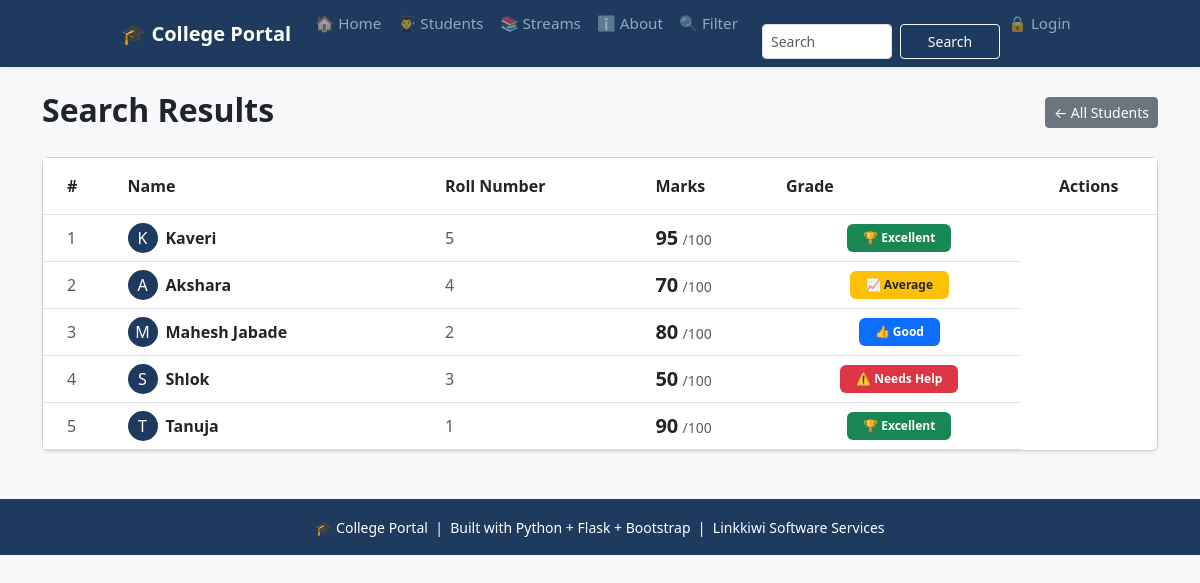
Before: /search with the older database file.
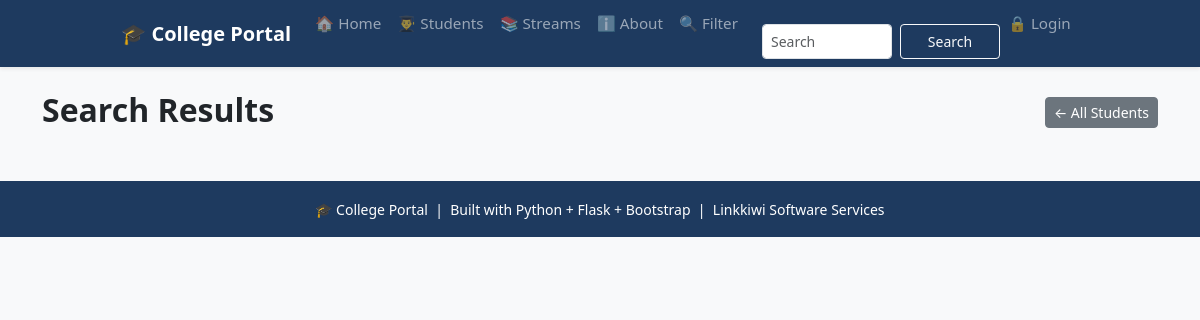
After: the same page with the newer database file.
### tables this page shows
CREATE TABLE students (
                    id INTEGER PRIMARY KEY AUTOINCREMENT,
                    name TEXT NOT NULL,
                    roll INTEGER NOT NULL,
                    marks INTEGER NOT NULL,
                    subject TEXT NOT NULL,
                    attendance INTEGER DEFAULT 0
                 );

### app.py (the view)
@app.route("/search")
def search():
    q = request.args.get('q','')
    conn = get_db()
    if q:
        students = conn.execute('''SELECT * FROM students
                                WHERE name LIKE ?
                                OR SUBJECT LIKE ?
                                OR roll LIKE ?''',
                                (f'%{q}%', f'%{q}%', f'%{q}%')).fetchall()
    else:
        students = conn.execute('SELECT * FROM students ORDER BY id DESC').fetchall()
    conn.close()
    return render_template("search.html", students=students, query=q)

### database.py (called while the page is built)
def get_db():
   conn = sqlite3.connect('myproject.db')
   conn.row_factory = sqlite3.Row  # To access columns by name
   return conn

### templates/search.html (shortened to what this page needs)
{% extends "base.html" %}
{% block content %}
<div class="d-flex justify-content-between align-items-center mb-4">
    <h2 class = "fw-bold mb-1">Search Results</h2>
    <a href = "{{url_for('students_page')}}" class = "btn btn-secondary btn-sm">
        ← All Students
        </a>
</div>
{% if students %}
<div class="card shadow-sm">
    <div class="card-body p-0">
        <div class="table-responsive">
            <table class="table table-hover mb-0">
                <thead style="background-color: #1e3a5f; color:white;">
                    <tr>
                        <th class="py-3 ps-4">#</th>
                        <th class="py-3">Name</th>
                        <th class="py-3">Roll Number</th>
                        <th class="py-3">Marks</th>
                        <th class="py-3">Grade</th>
                        <th class="py-3 text-center">Actions</th>
                    </tr>
                </thead>
                <tbody>
                    {% for student in students %}
                    <tr class="align-middle">
                        <td class="ps-4 text-muted">
                            {{ loop.index }}
                        </td>
                        <td>
                            <div class="d-flex align-items-center">
                                <div class="rounded-circle d-flex justify-content-center align-items-center me-2"
                                     style="width:30px; height:30px; background-color:#1e3a5f; color:white;">
                                    {{ student['name'][0] }}
                                </div>
                                <span class="fw-bold">{{ student['name'] }}</span>
                            </div>
                        </td>
                        <td class="text-muted">{{ student['roll'] }}</td>
                            <td>
                                <span class="fw-bold fs-5">{{ student['marks'] }}</span>
                                <span class="text-muted small">/100</span>
                            </td>
                            <td class="text-center">
                                {% if student['marks'] >= 90 %}
                                    <span class="badge bg-success px-3 py-2">
                                        🏆 Excellent
                                    </span>
                                {% elif student['marks'] >= 75 %}
                                    <span class="badge bg-primary px-3 py-2">
                                        👍 Good
                                    </span>
                                {% elif student['marks'] >= 60 %}
                                    <span class="badge bg-warning text-dark px-3 py-2">
                                        📈 Average
                                    </span>
                                {% else %}
                                    <span class="badge bg-danger px-3 py-2">
                                        ⚠️ Needs Help
                                    </span>
                                {% endif %}
                            </td>
                        </tr>
                        {% endfor %}
                </tbody>
            </table>
        </div>
    </div>
</div>
{% endif %}
{% endblock %}

Changed rows visible on the page:
removed students: name "K", name "Kaveri", roll "5", marks "95", shows "🏆 Excellent"
removed students: name "A", name "Akshara", roll "4", marks "70", shows "📈 Average"
removed students: name "M", name "Mahesh Jabade", roll "2", marks "80", shows "👍 Good"
removed students: name "S", name "Shlok", roll "3", marks "50", shows "⚠️ Needs Help"
removed students: name "T", name "Tanuja", roll "1", marks "90", shows "🏆 Excellent"
Other visible differences:
text no longer shown: "# Name Roll Number Marks Grade Actions"
